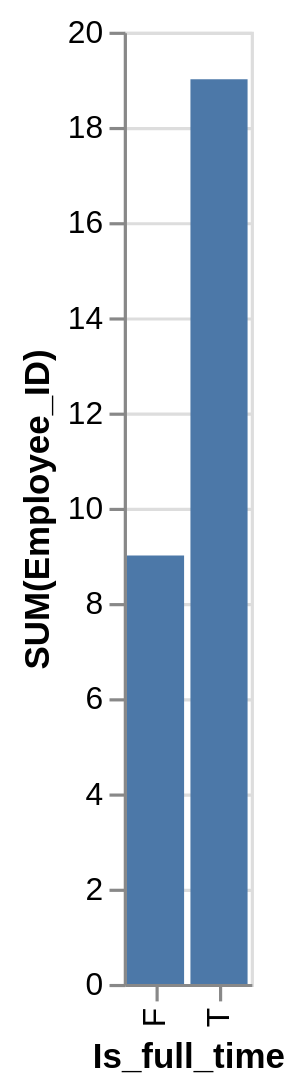

Write the Vega-Lite specification saved for this chart.
### Vega-Lite specification from a JSON file in a GitHub repository (floating-point values rounded to 4 significant figures)
{"data": {"values": [{"x_data": "F", "y_data": 9}, {"x_data": "T", "y_data": 19}]}, "mark": "bar", "encoding": {"x": {"field": "x_data", "type": "nominal", "title": "Is_full_time", "sort": "ascending"}, "y": {"field": "y_data", "type": "quantitative", "title": "SUM(Employee_ID)"}}}
